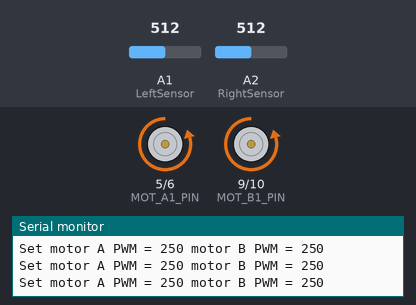
Recording of a sketch running on a simulated Arduino Uno, built with avr-gcc and run on an emulated ATmega328P. Parts: motor-driver pin pairs drawn as motors (green arrow = first pin HIGH = forward, orange = second pin HIGH = backward, longer = more drive), the last lines printed to the serial monitor. The test bench sets the inputs (shaded band); at power-on: A1 (LeftSensor) = 512, A2 (RightSensor) = 512.

Above: at 1.3 s.
1.4 s: A1 (LeftSensor) set to 556
2.9 s: A1 (LeftSensor) set to 576
At 3.7 s:
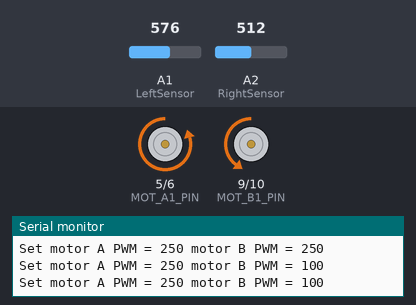
4.5 s: A2 (RightSensor) set to 543
At 5.2 s:
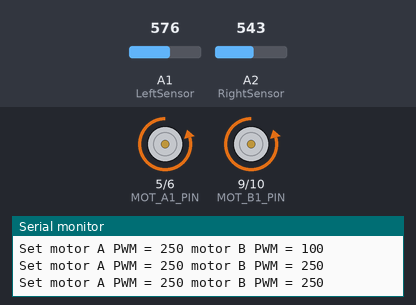
7.5 s: A2 (RightSensor) set to 615
10.5 s: A2 (RightSensor) set to 634
At 11.0 s:
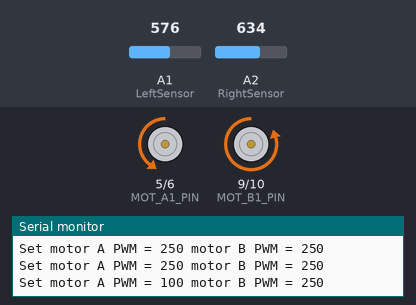
12.0 s: A2 (RightSensor) set to 511
At 12.4 s:
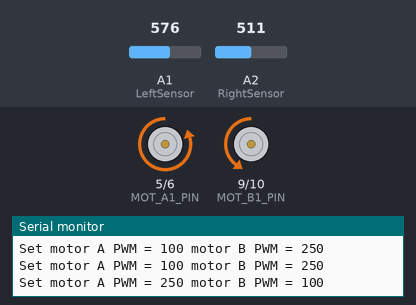
Timing chart, 0 to 14.5 s (numbered marks = the images above; inputs shaded):
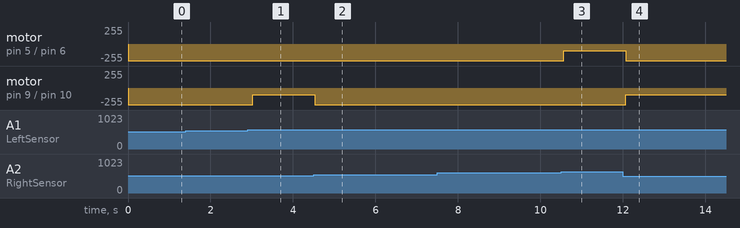

Measured:
- the behaviour switches between 562 and 563 on A1 (LeftSensor) (found by bisection; images 0 and 1)
- the behaviour switches between 526 and 527 on A2 (RightSensor) (found by bisection; images 1 and 2)
- the behaviour switches between 626 and 627 on A2 (RightSensor) (found by bisection; images 2 and 3)
- after the input at 2.9 s, motor on pin 9 (MOT_B1_PIN) / pin 10 (MOT_B2_PIN): backward 250/255 → backward 100/255 after 0.12 s
- after the input at 4.5 s, motor on pin 9 (MOT_B1_PIN) / pin 10 (MOT_B2_PIN): backward 100/255 → backward 250/255 at once
- after the input at 10.5 s, motor on pin 5 (MOT_A1_PIN) / pin 6 (MOT_A2_PIN): backward 250/255 → backward 100/255 after 0.06 s
- after the input at 12.0 s, motor on pin 5 (MOT_A1_PIN) / pin 6 (MOT_A2_PIN): backward 100/255 → backward 250/255 after 0.07 s; motor on pin 9 (MOT_B1_PIN) / pin 10 (MOT_B2_PIN): backward 250/255 → backward 100/255 after 0.07 s

The sketch:

light-tracking.ino
```cpp
#define MOT_A1_PIN 5
#define MOT_A2_PIN 6
#define MOT_B1_PIN 9
#define MOT_B2_PIN 10
#define uart 9600
#define sensorNUM 1023
#define time 500

int sensDiffThresh = 50;
int SensorLeft = 0;
int SensorRight = 0;

int LeftSensor = A1;
int RightSensor = A2;
const int slowSpeed = 100;
const int maxSpeed = 250;


int SensorDifference = 0;
int error = 40;

int leftServoSpeed = 0;
int rightServoSpeed = 0;


void setup(void)
{

  pinMode(MOT_A1_PIN, OUTPUT);
  pinMode(MOT_A2_PIN, OUTPUT);
  pinMode(MOT_B1_PIN, OUTPUT);
  pinMode(MOT_B2_PIN, OUTPUT);


  digitalWrite(MOT_A1_PIN, LOW);
  digitalWrite(MOT_A2_PIN, LOW);
  digitalWrite(MOT_B1_PIN, LOW);
  digitalWrite(MOT_B2_PIN, LOW);


  Serial.begin(uart);
}

/// \param pwm
/// \param IN1_PIN
/// \param IN2_PIN

void set_motor_pwm(int pwm, int IN1_PIN, int IN2_PIN)
{
  if (pwm < 0) {
    analogWrite(IN1_PIN, -pwm);
    digitalWrite(IN2_PIN, LOW);

  } else {
    digitalWrite(IN1_PIN, LOW);
    analogWrite(IN2_PIN, pwm);
  }
}

/// \param pwm_A
/// \param pwm_B

void set_motor_currents(int pwm_A, int pwm_B)
{
  set_motor_pwm(pwm_A, MOT_A1_PIN, MOT_A2_PIN);
  set_motor_pwm(pwm_B, MOT_B1_PIN, MOT_B2_PIN);


  Serial.print("Set motor A PWM = ");
  Serial.print(pwm_A);
  Serial.print(" motor B PWM = ");
  Serial.println(pwm_B);
}


 /// \param pwm_A
 /// \param pwm_B
 /// \param duration
void spin_and_wait(int pwm_A, int pwm_B, int duration)
{
  set_motor_currents(pwm_A, pwm_B);
  delay(duration);
}

void loop()
{
 boolean reverse = 1;
SensorLeft = sensorNUM - analogRead(LeftSensor);

delay(1);
SensorRight = sensorNUM - analogRead(RightSensor);

delay(1);

SensorDifference = abs(SensorLeft - SensorRight);
if (SensorLeft > SensorRight && SensorDifference > sensDiffThresh) {
leftServoSpeed = slowSpeed;
rightServoSpeed = maxSpeed;
}

if (SensorLeft < SensorRight && SensorDifference > sensDiffThresh) {
leftServoSpeed = maxSpeed;
rightServoSpeed = slowSpeed;
}

else if (SensorDifference < sensDiffThresh) {
leftServoSpeed = maxSpeed;
rightServoSpeed = maxSpeed;
}

  spin_and_wait(leftServoSpeed,rightServoSpeed,time);
}
```
